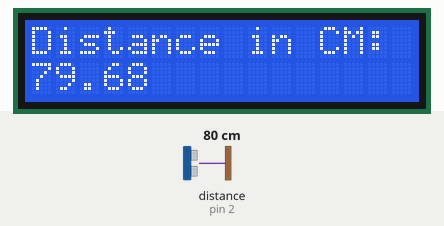
Simulated run of this sketch. Board: Arduino Uno, built with avr-gcc and run on an emulated ATmega328P. Parts: 16×2 character LCD. Wiring (inferred from the names in the program): ultrasonic range finder: trigger pin 3; echo pin 2. The test bench sets the inputs (shaded band); at power-on: distance to the obstacle (sensor on pin 2) 80 cm. The echo pulse lasts 58.3 µs per cm; what the sketch prints to the serial monitor is not drawn.

Above: at 1.2 s.
1.3 s: distance to the obstacle (sensor on pin 2) set to 2 cm
At 2.4 s:
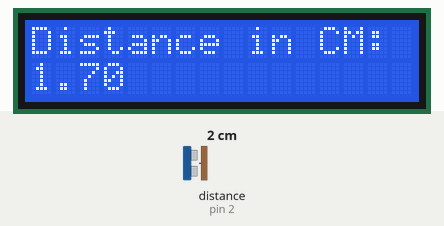
6.4 s: distance to the obstacle (sensor on pin 2) set to 4 cm
At 7.9 s:
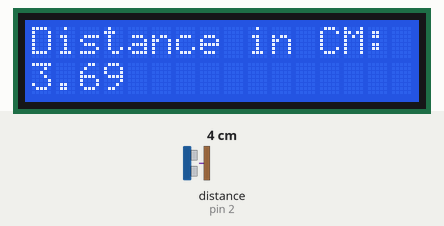
10.6 s: distance to the obstacle (sensor on pin 2) set to 9 cm
At 11.8 s:
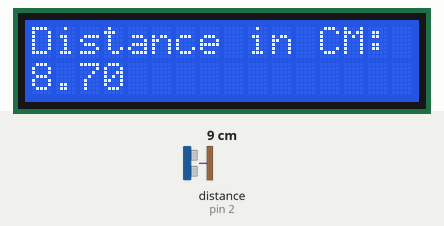
Timing chart, 0 to 13.6 s (numbered marks = the images above; inputs shaded):
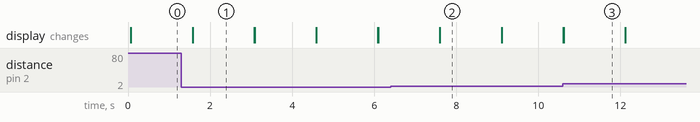

Measured:
- after the input at 1.3 s, the display: first differs from a run without the input after 0.28 s (image 1)
- after the input at 6.4 s, the display: first differs from a run without the input after 1.2 s (image 2)
- after the input at 10.6 s, the display: first differs from a run without the input at once (image 3)
- what the display in image 1 shows lasts 1.5 s, from 1.6 s to 3.1 s

The sketch:

ultrasonic_sensor1.ino
```cpp
#include <LiquidCrystal.h>


#define Trigger 3
#define echo 2

long durations;
float distance;


LiquidCrystal lcd(13, 12, 11,10,9,8);

 void time_Measurement(){


  digitalWrite(Trigger, LOW);
  delayMicroseconds(10);
  digitalWrite(Trigger,1);
  delayMicroseconds(10);
  digitalWrite(Trigger,LOW);

  durations = pulseIn(echo, 1);

}
void display_distance(){

  	Serial.print("Distance in Cm: " );
	Serial.print(distance);
  	Serial.println();

  	lcd.print("Distance in CM: ");
  	lcd.setCursor(0,1);
  	lcd.print(distance);

  	delay(1500);
  	lcd.clear();
}

 void setup()
{
	pinMode(Trigger,OUTPUT);
  	pinMode(echo, INPUT);
  	Serial.begin(9600);
	lcd.begin(16,2);
}

void loop(){
  time_Measurement();
  distance = (float)durations * (0.0343) / 2;
  display_distance();

}
```
